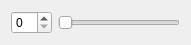
<?xml version="1.0" encoding="UTF-8"?>
<ui version="4.0">
 <class>SmallWidget</class>
 <widget class="QWidget" name="SmallWidget">
  <property name="geometry">
   <rect>
    <x>0</x>
    <y>0</y>
    <width>191</width>
    <height>43</height>
   </rect>
  </property>
  <property name="windowTitle">
   <string>Form</string>
  </property>
  <layout class="QHBoxLayout" name="horizontalLayout">
   <item>
    <widget class="QSpinBox" name="spinBox"/>
   </item>
   <item>
    <widget class="QSlider" name="horizontalSlider">
     <property name="orientation">
      <enum>Qt::Horizontal</enum>
     </property>
    </widget>
   </item>
  </layout>
 </widget>
 <resources/>
 <connections/>
</ui>
